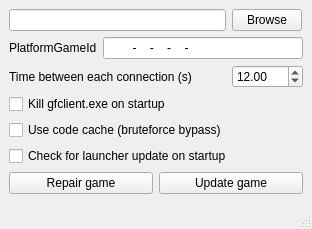
<?xml version="1.0" encoding="UTF-8"?>
<ui version="4.0">
 <class>Configuration</class>
 <widget class="QMainWindow" name="Configuration">
  <property name="geometry">
   <rect>
    <x>0</x>
    <y>0</y>
    <width>312</width>
    <height>229</height>
   </rect>
  </property>
  <property name="windowTitle">
   <string>Configuration</string>
  </property>
  <widget class="QWidget" name="centralwidget">
   <layout class="QGridLayout" name="gridLayout">
    <item row="4" column="0" colspan="2">
     <widget class="QCheckBox" name="CB_CACHE">
      <property name="text">
       <string>Use code cache (bruteforce bypass)</string>
      </property>
     </widget>
    </item>
    <item row="3" column="0" colspan="2">
     <widget class="QCheckBox" name="CB_KILLGFCLIENT">
      <property name="text">
       <string>Kill gfclient.exe on startup</string>
      </property>
     </widget>
    </item>
    <item row="1" column="0" colspan="2">
     <layout class="QHBoxLayout" name="horizontalLayout_2">
      <item>
       <widget class="QLabel" name="label">
        <property name="text">
         <string>PlatformGameId</string>
        </property>
       </widget>
      </item>
      <item>
       <widget class="QLineEdit" name="LE_PLATFORMGAMEID">
        <property name="inputMask">
         <string>xxxxxxxx-xxxx-xxxx-xxxx-xxxxxxxxxxxx</string>
        </property>
       </widget>
      </item>
     </layout>
    </item>
    <item row="0" column="1">
     <widget class="QPushButton" name="PB_BROWSE">
      <property name="maximumSize">
       <size>
        <width>70</width>
        <height>16777215</height>
       </size>
      </property>
      <property name="text">
       <string>Browse</string>
      </property>
     </widget>
    </item>
    <item row="5" column="0" colspan="2">
     <widget class="QCheckBox" name="CB_CHECK_GITHUB">
      <property name="text">
       <string>Check for launcher update on startup</string>
      </property>
     </widget>
    </item>
    <item row="2" column="0">
     <widget class="QLabel" name="label_5">
      <property name="text">
       <string>Time between each connection (s)</string>
      </property>
     </widget>
    </item>
    <item row="0" column="0">
     <widget class="QLineEdit" name="LE_NTDIR"/>
    </item>
    <item row="2" column="1">
     <widget class="QDoubleSpinBox" name="SB_TIME">
      <property name="maximum">
       <double>3600.000000000000000</double>
      </property>
      <property name="singleStep">
       <double>0.500000000000000</double>
      </property>
      <property name="value">
       <double>12.000000000000000</double>
      </property>
     </widget>
    </item>
    <item row="7" column="0" colspan="2">
     <layout class="QHBoxLayout" name="horizontalLayout">
      <item>
       <widget class="QPushButton" name="PB_REPAIR">
        <property name="text">
         <string>Repair game</string>
        </property>
       </widget>
      </item>
      <item>
       <widget class="QPushButton" name="PB_UPDATE">
        <property name="text">
         <string>Update game</string>
        </property>
       </widget>
      </item>
     </layout>
    </item>
   </layout>
  </widget>
  <widget class="QStatusBar" name="statusBar"/>
 </widget>
 <resources/>
 <connections/>
</ui>
